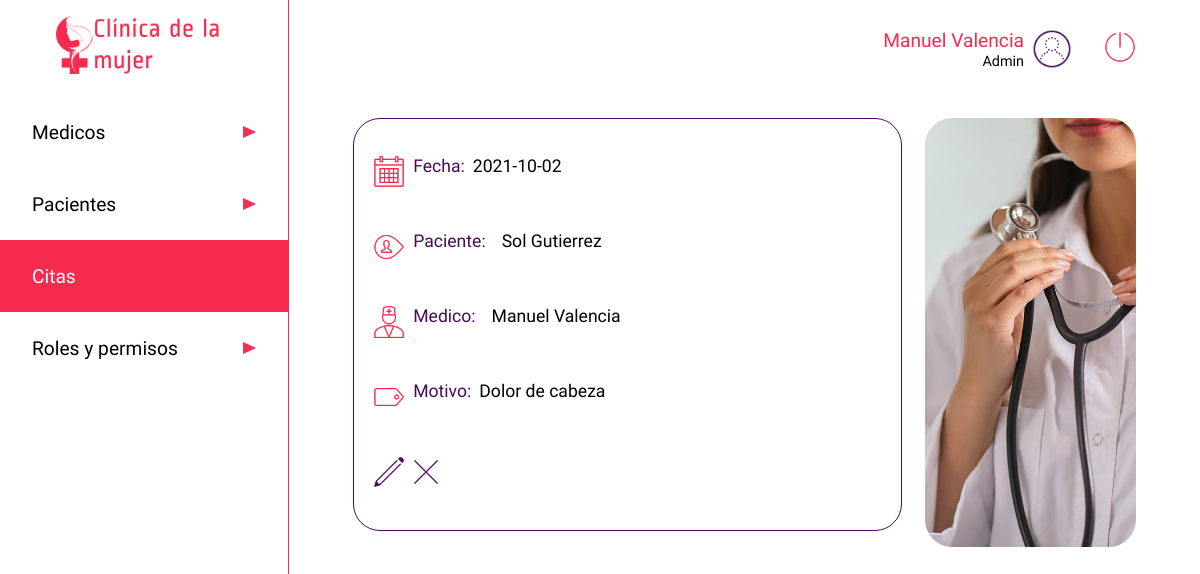
Before: /listado-citas/4/ver (signed in) with the older database file.
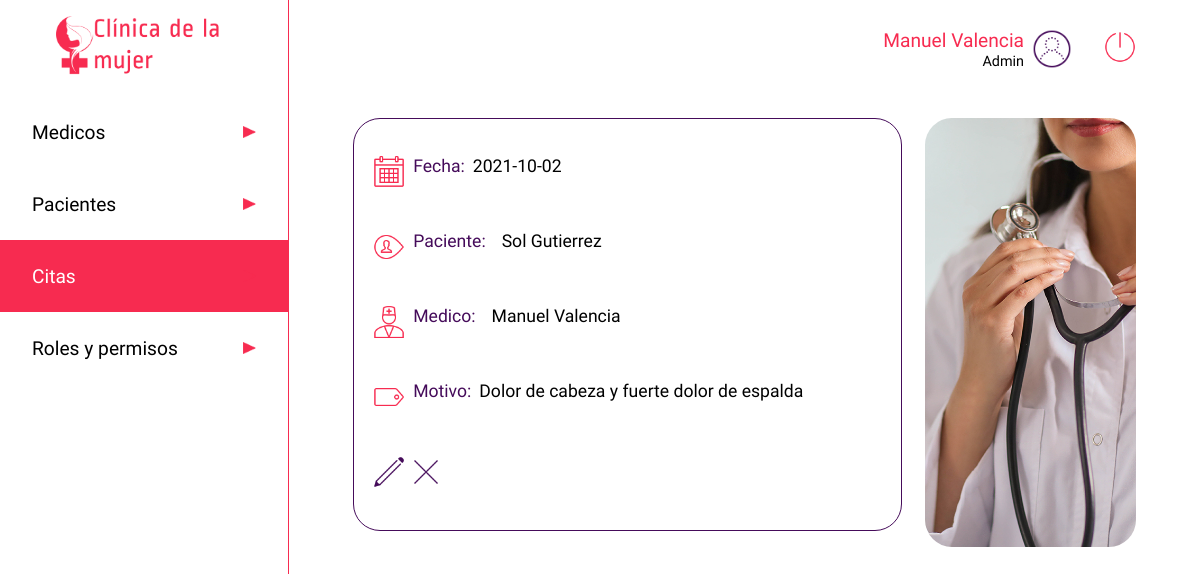
After: the same page with the newer database file.
### app.py (models this page shows)
class citas(db.Model):
    __tablename__ = 'citas'
    cita_id=db.Column(db.Integer, primary_key=True)
    medico_id = db.Column(db.Integer, nullable=False)
    paciente_id = db.Column(db.Integer, nullable=False)
    fecha = db.Column(db.String)
    motivo = db.Column(db.String(500))
    estado = db.Column(db.Boolean)
    hora_atencion = db.Column(db.String)
    sintomas = db.Column(db.String)
    diagnostico = db.Column(db.String)
    anotaciones = db.Column(db.String)
    calificacion = db.Column(db.Integer)
    calificacion_obs = db.Column(db.String)

### app.py (the view)
@app.route('/listado-citas/<cita>/ver', methods=['GET'])
def detalle_citas(cita):
    if 'usuarioIngresado' in session:
        medicos = users.query.filter_by(rol='medico')
        pacientes = users.query.filter_by(rol='paciente')
        cita = citas.query.filter_by(cita_id=cita).first()
        usuario = users.query.filter_by(cedula=int(session['usuarioIngresado'])).first()
        return render('cita.html', row=usuario, data=cita, listamedicos=medicos, listapacientes=pacientes)
    else:
        return render('acceso-denegado.html')

### templates/cita.html (shortened to what this page needs)
<!DOCTYPE html>
<html lang="es">
<head>
    <link rel="stylesheet" type="text/css" href="{{ url_for('static', filename='css/style.css')}}">
</head>
<body>
    <header class="header">
        <a href="/dashboard" type="button" class="btn"><img src="{{ url_for('static', filename='images/iconoclinica.png')}}" class="logo" alt="Clinica de la mujer"></a>
        <nav>
            <ul class="menu">
                <li class="menuitems"><a href="/medico" class="menulink"><span>Medicos</span><img src="{{ url_for('static', filename='images/triangulo.png')}}" class="flecha" alt=""></a></li>
                <li class="menuitems"><a href="/paciente" class="menulink"><span>Pacientes</span><img src="{{ url_for('static', filename='images/triangulo.png')}}" class="flecha" alt=""></a></li>
                <li class="menuitems"><a href="/listado-citas" class="menuselect"><span>Citas</span><img src="{{ url_for('static', filename='images/triangulo.png')}}" class="flecha" alt=""></a></li>
                <li class="menuitems"><a href="/roles" class="menulink"><span>Roles y permisos</span><img src="{{ url_for('static', filename='images/triangulo.png')}}" class="flecha" alt=""></a></li>
            </ul>
        </nav>
    </header>
    <main class="main">
        <div class="searchuser">
            <div class="perfil">
                <div>
                    <span class="nameuser">{{ row ['nombre'] }} {{ row ['apellido'] }}</span><br>
                    <span class="roluser">Admin</span>
                </div>
                <img src="{{ url_for('static', filename='images/test_account_100px.png')}}" class="profile" alt="">
                <a href="/logout" type="button" class="btn"><img src="{{ url_for('static', filename='images/off.png')}}" class="logout" alt="Cerrar sesion"></a>
            </div>
        </div>
        <div class="cuerpo">
            <div class="infocita3">
                <div class="diahora">
                    <img src="{{ url_for('static', filename='images/calendar_100px.png')}}" class="calendarwatch" alt=""><span style="color:#450B5A">Fecha: </span><span>{{ data.fecha }}</span>
                </div>
                <div class="diahora">
                    <img src="{{ url_for('static', filename='images/username_100px.png')}}" class="calendarwatch" alt=""><span style="color:#450B5A">Paciente: </span>
                    <span>
                        {% for t in listapacientes %}{% if t.cedula == data.paciente_id %}<span>{{ t.nombre }} {{ t.apellido }}</span>{% endif %}{% endfor %}
                    </span>
                </div>
                <div class="diahora">
                    <img src="{{ url_for('static', filename='images/medical_doctor_100px.png')}}" class="calendarwatch" alt=""><span style="color:#450B5A">Medico: </span>
                    <span>
                        {% for t in listamedicos %}{% if t.cedula == data.medico_id %}<span>{{ t.nombre }} {{ t.apellido }}</span>{% endif %}{% endfor %}
                    </span>
                </div>
                <div class="diahora">
                    <img src="{{ url_for('static', filename='images/tag_window_100px.png')}}" class="calendarwatch" alt=""><span style="color:#450B5A">Motivo: </span><span>{{ data.motivo }}</span>
                </div>
                <div class="contenedordbtn">
                    <a href="/listado-citas/{{ data.cita_id }}/editar"><img src="{{ url_for('static', filename='images/edit_100px.png')}}" class="btned" alt=""></a>
                    <a href="/listado-citas/{{ data.cita_id }}/eliminar"><img src="{{ url_for('static', filename='images/delete_100px.png')}}" class="btned" alt=""></a>
                </div>
            </div>
            <img src="{{ url_for('static', filename='images/medico.jpg')}}" alt="" class="imgcita">
        </div>
    </main>
</body>
</html>

Changed rows visible on the page:
changed citas: motivo "Dolor de cabeza" → "Dolor de cabeza y fuerte dolor de espalda"
